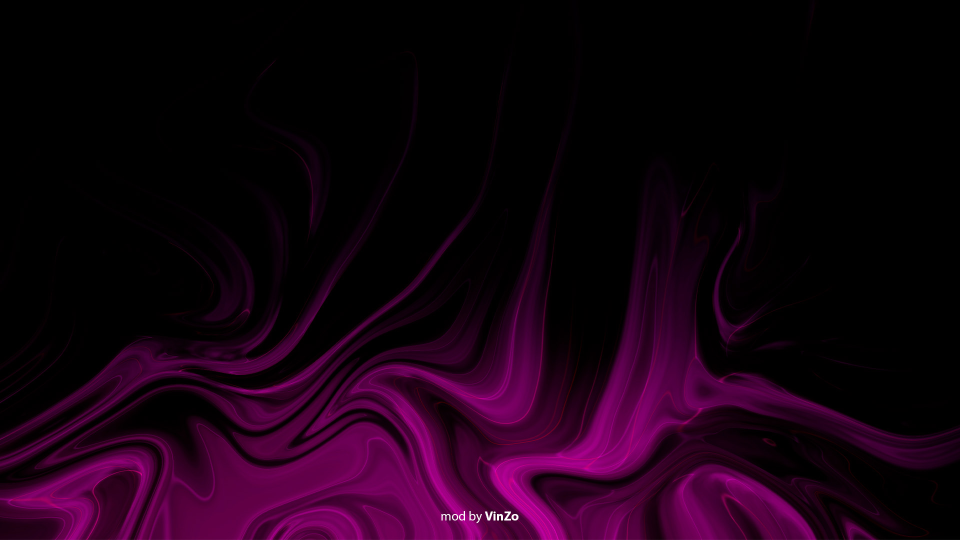
#> input picture assets/barra.jpg, 1920 x 1080 px (shown at 1/2 size)
$ python -i build_vinzo.py   (imports and definitions only)
#> lines starting #> are read from the running program, lines starting #| are printed output that depends on the picture
### tools/u8.py
"""Lettura e scrittura di archivi U8 (Nintendo)."""
import struct

MAGIC = 0x55AA382D


# [30 lines left out: function parse, not called in this run]


def build(entries):
    """entries: lista come da parse(), stesso ordine. Ricostruisce l'archivio."""
    # nomi e struttura
    names = b""
    name_offs = []
    for path, _, _ in entries:
        name_offs.append(len(names))
        names += path.rsplit("/", 1)[-1].encode("latin-1") + b"\0"
    total = len(entries)
    # parent index e fine directory
    paths = [p for p, _, _ in entries]
    dir_index = {"": 0}
    for i, (p, d, _) in enumerate(entries):
        if d:
            dir_index[p] = i
    def parent_of(p):
        return p.rsplit("/", 1)[0] if "/" in p else ""
    # [6 lines left out: function dir_end, not called in this run]
    hdr_size = total * 12 + len(names)
    root_off = 0x20
    data_off = (root_off + hdr_size + 0x3F) & ~0x3F
    blob = bytearray()
    node_bytes = bytearray()
    for i, (p, d, content) in enumerate(entries):
        if d:
            par = 0 if i == 0 else dir_index[parent_of(p)]
            node_bytes += struct.pack(">III", (1 << 24) | name_offs[i], par, dir_end(i))
        else:
            off = data_off + len(blob)
            node_bytes += struct.pack(">III", name_offs[i], off, len(content))
            blob += content
            blob += b"\0" * ((-len(blob)) % 0x20)
    out = bytearray(struct.pack(">IIII", MAGIC, root_off, hdr_size, data_off))
    out += b"\0" * 16
    out += node_bytes + names
    out += b"\0" * (data_off - len(out))
    out += blob
    return bytes(out)

### tools/build_vinzo.py
"""Costruisce il tema "Material Dark – Mod by VinZo" (.csm) dal base app 4.3E."""
import os, sys, struct
sys.path.insert(0, os.path.dirname(__file__))
import numpy as np
from PIL import Image, ImageDraw, ImageFont
import u8, lz77, tpl, brlyt
from find_anim_colors import parse_brlan

# [1 line that did not run here, left out]

ACCENT = (224, 64, 251)
ACCENT_DARK = (150, 40, 170)
BAR = ((20, 15, 26), (28, 21, 36))      # c1/c2 della barra inferiore
SLOT = ((24, 19, 30), (46, 36, 56))     # slot vuoti (statico scuro)
CARD = (36, 28, 42)
WHITE = (240, 240, 245)
MUTED = (200, 190, 210)
F = "C:/Windows/Fonts/"

# [1 line not run here, left out]


# ---------- materiali BRLYT ----------

def set_color(buf, off, rgba):
    struct.pack_into(">4h", buf, off, *rgba)


# [14 lines left out: function edit_materials, not called in this run]


def is_wii_blue(c):
    r, g, b = c[:3]
    return b >= 150 and r <= 100 and b - r >= 80 and g >= 100


# [5 lines left out: function blue_to_accent, not called in this run]


def generic_rule(name, c1, c2, c3):
    out = [blue_to_accent(c) for c in (c1, c2, c3)]
    return out if any(out) else None


# Sfondo del menu principale: tinta piatta (None = immagine da menu_bg_tex)
FLAT_BG = (16, 12, 22)
# Immagine della barra inferiore / bacheca (my_BackPic_a): se esiste si usa così com'è
# [1 line that did not run here, left out]
# 512x512 CMPR (board.ash 1.21 MB decompresso) funziona; 1024x512 (1.34 MB) dà SCHERMO NERO dopo
# la schermata di avvertenze: board.ash ha un limite di memoria tra questi due valori.
BAR_TEX = (512, 512)

BG_PANES = [f"Picture_0{i}" for i in range(5)] + [f"BaseMask{i}" for i in range(5)]


# [22 lines left out: function chansel_rule, not called in this run]


ACCENT_OFF = (110, 64, 120)  # bordo pulsante "spento": stesso G dell'accento, vedi sotto


# [74 lines left out: functions chanttl_rule, set_uv, board_rule, cmnbtn_rule, cursor_rule, make_tpl, not called in this run]


def same_tpl(orig, img):
    """Sostituisce l'immagine mantenendo formato e dimensioni."""
    return tpl.replace(orig, tpl.images(orig)[0], img)


# [14 lines left out: functions supersample, circle_button, not called in this run]


def icon_wii(d, s, c):
    f = ImageFont.truetype(F + "segoeuib.ttf", int(25 * s))
    d.text((c, c + 1 * s), "Wii", font=f, fill=WHITE + (255,), anchor="mm")


# [4 lines left out: function icon_plus, not called in this run]


def icon_minus(d, s, c):
    L, T = 15 * s, 3.5 * s
    d.rounded_rectangle((c - L, c - T, c + L, c + T), T, fill=WHITE + (255,))


def icon_none(d, s, c):
    pass


# [86 lines left out: functions icon_calendar, icon_pencil, arrow, clock_digit, wallpaper_tex, not called in this run]


def menu_bg_tex(path, out_w=512, out_h=256):
    """Sfondo del menu principale.

    Ogni pagina di canali ha la sua copia dello sfondo e le pagine sono affiancate: lo schermo
    mostra a sinistra la fine dell'immagine della pagina precedente e a destra la fine di quella
    corrente (misurato dalle foto: l'ultimo ~9% della larghezza). Quindi l'immagine deve essere
    continua tra bordo destro e sinistro, e la firma va nell'ultimo 8% a destra.
    """
#> called with path = '../assets/barra.jpg', out_w = 512, out_h = 256
    W, H = 1216, 512  # proporzioni fisiche del pannello 512x288 su TV 16:9
    src = Image.open(path).convert("RGB")
#> src is the input picture: PIL image 1920x1080 RGB; mean R, G, B 22.6, 0.3, 17.1
    sw, sh = src.size
#> sw = 1920; sh = 1080
    if sw / sh > W / H:
        nw = int(sh * W / H); src = src.crop(((sw - nw) // 2, 0, (sw - nw) // 2 + nw, sh))
    else:
        nh = int(sw * H / W); src = src.crop((0, 0, sw, nh))  # parte alta: le onde viola
#> after `nh = int(sw * H / W)`: nh = 808
#> after `src = src.crop((0, 0, sw, nh))`:
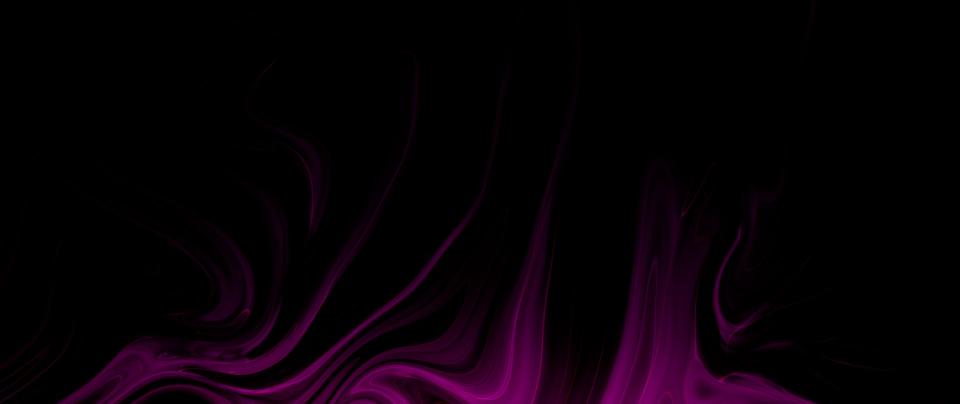
#> src: PIL image 1920x808 RGB (shown at 1/2 size); mean R, G, B 8, 0.1, 6.2
    a = np.asarray(src.resize((W, H), Image.LANCZOS), dtype=np.float32) / 255.0
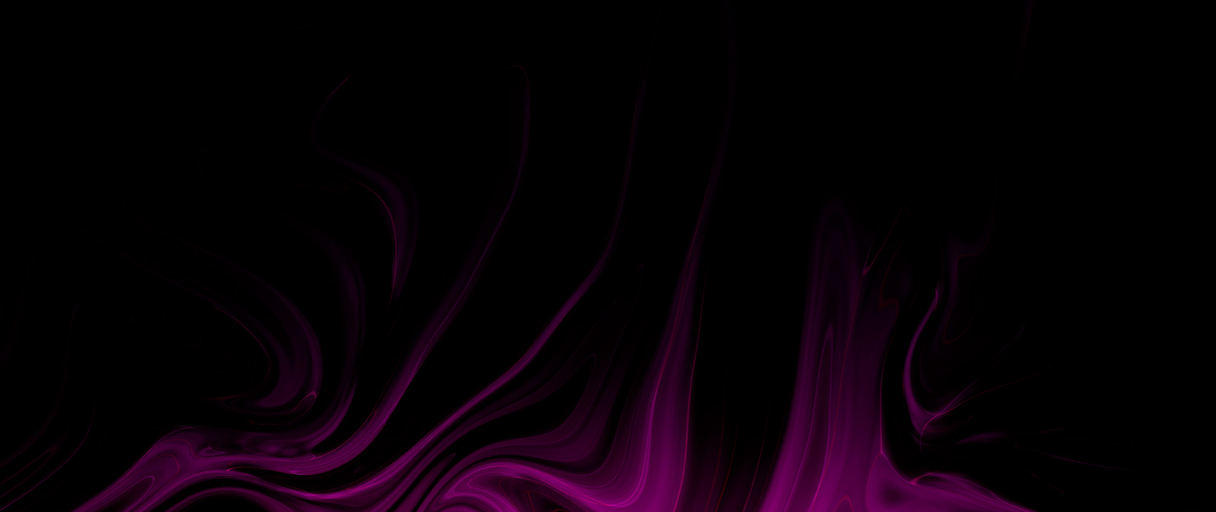
#> a: shape (512, 1216, 3) float32; mean R, G, B 0.0315, 0.000378, 0.0241
    # Raccordo senza cucitura: al centro l'immagine, ai bordi la stessa spostata di mezza larghezza
    b = np.roll(a, W // 2, axis=1)
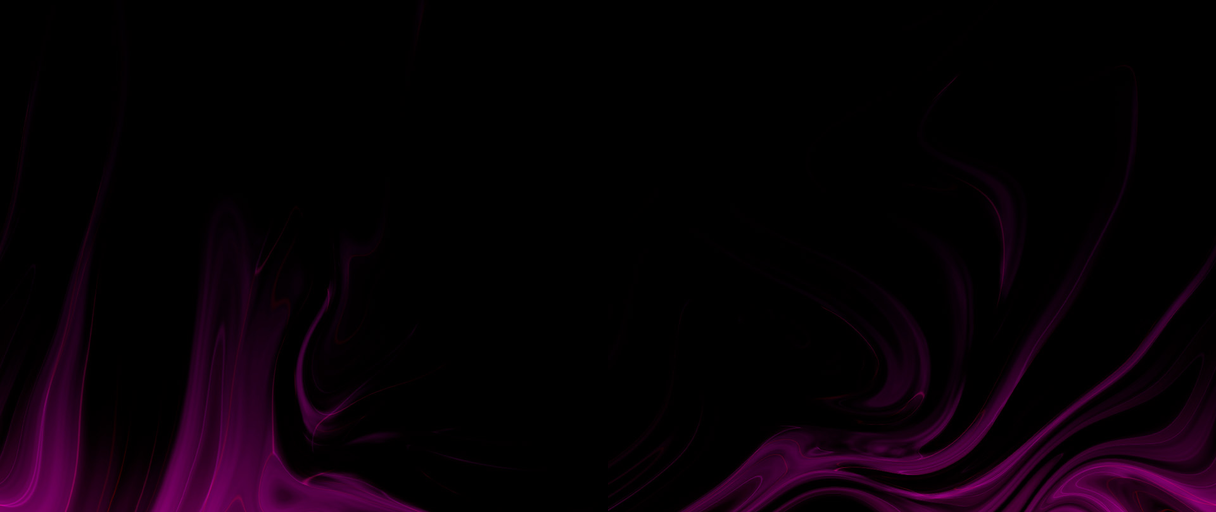
#> b: shape (512, 1216, 3) float32; mean R, G, B 0.0315, 0.000378, 0.0241
    m = (np.abs(np.arange(W) - W / 2) / (W / 2)) ** 2
    img = a * (1 - m[None, :, None]) + b * m[None, :, None]
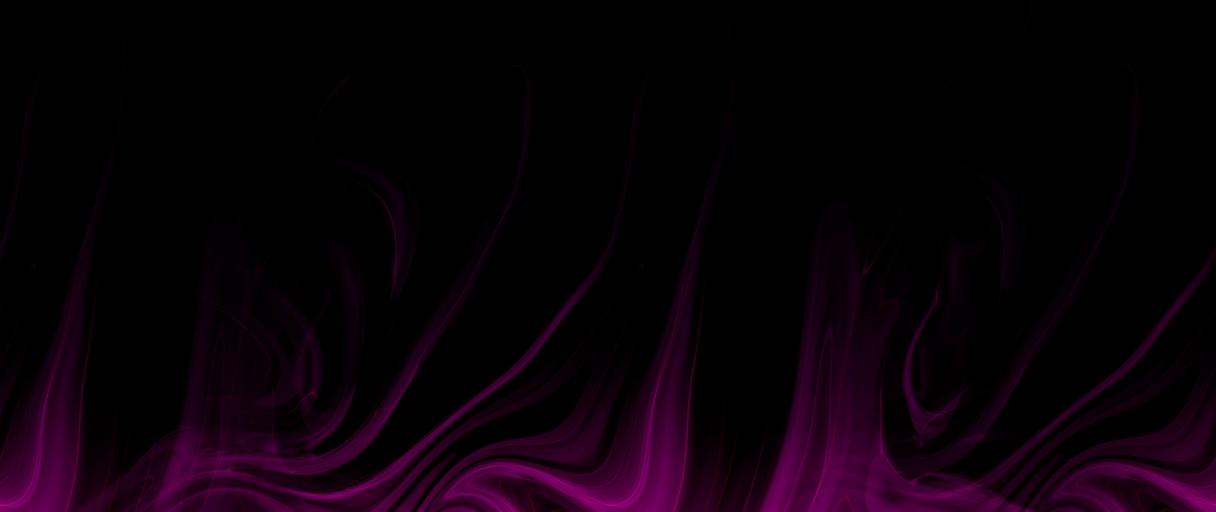
#> img: shape (512, 1216, 3) float64; mean R, G, B 0.042, 0.000474, 0.0323
    # Più luce sulle onde: lo sfondo si vede solo nei margini e tra le schede
    img = np.clip(img ** 0.7 * 1.15, 0, 1)
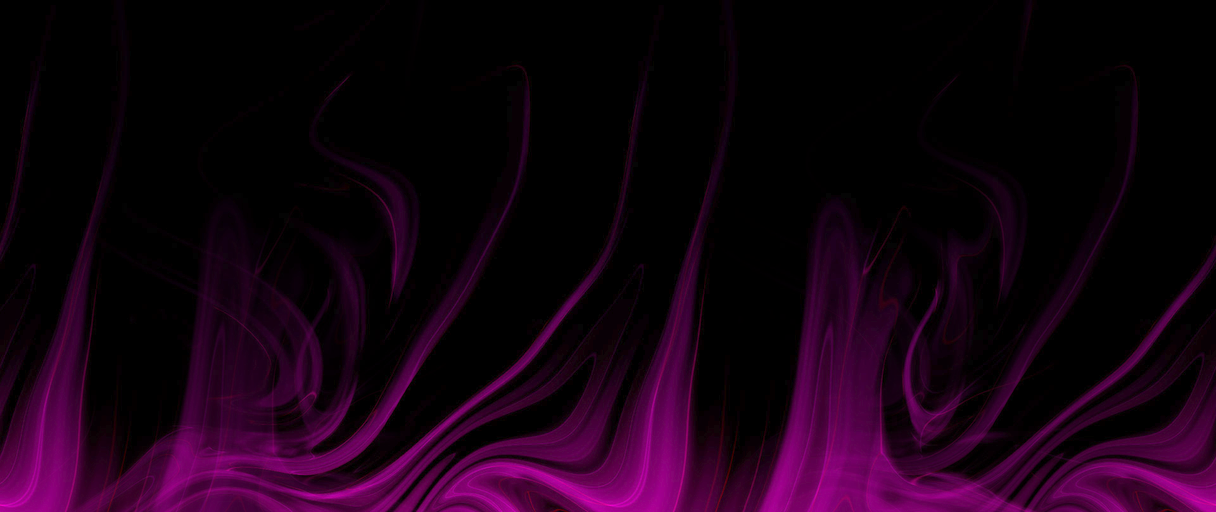
#> img: shape (512, 1216, 3) float64; mean R, G, B 0.0859, 0.00296, 0.0702
    canvas = Image.fromarray((img * 255).astype(np.uint8), "RGB").convert("RGBA")
    d = ImageDraw.Draw(canvas)
    # In alto, sopra la prima riga di schede (a destra le schede della pagina dopo partono da ~y 50)
    f1 = ImageFont.truetype(F + "segoeui.ttf", 17)
    f2 = ImageFont.truetype(F + "segoeuib.ttf", 21)
    cx = int(W * 0.955)
    d.text((cx, 14), "Mod by", font=f1, fill=MUTED + (235,), anchor="mm")
    d.text((cx, 34), "VinZo", font=f2, fill=ACCENT + (255,), anchor="mm")
#> (the run stopped early here; a loop or call above may not have finished)
